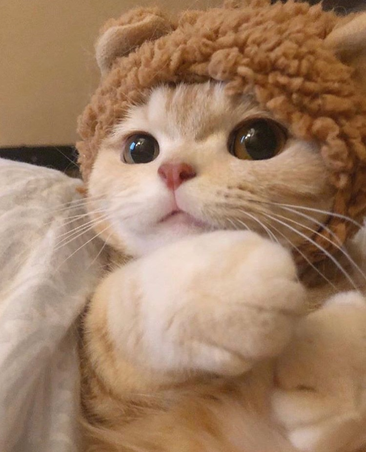
#> input picture openCV/ink (2).png, 366 x 452 px, shrunk from 750 x 925 before the run, found by its file name
$ python 'openCV_image_processing(basic).py'
#> lines starting #> are read from the running program, lines starting #| are printed output that depends on the picture; after the words box and inside, x2 and y2 are one past the last pixel; in counts of white or black regions, pixels touching at a corner belong together
# < 관심영역 (𝑅𝑒𝑔𝑖𝑜𝑛𝑂𝑓𝐼𝑛𝑡𝑒𝑟𝑒𝑠𝑡,𝑅𝑂𝐼) 지정 >
import cv2
import numpy as np
img = cv2.imread('openCV/ink (2).png')
#> img is the input picture: shape (452, 366, 3); mean B, G, R 101.1, 128, 161.4

x = 300; y = 300; w = 100; h = 100  # roi 좌표
roi = img[y : y+h, x : x+w]         # ① roi 지정
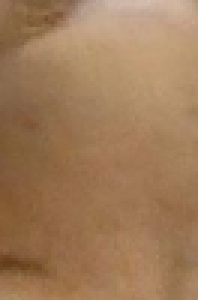
#> roi: shape (100, 66, 3) (shown 3 times larger); mean B, G, R 88.5, 122.9, 159.6

print(roi.shape)
#| (100, 66, 3)
cv2.rectangle(roi, (0, 0), (h-1, w-1), (0, 255, 0)) # ② roi 에 사각형 그리기
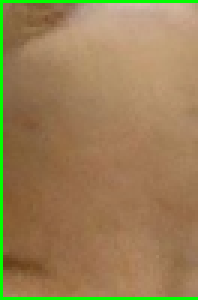
#> roi: shape (100, 66, 3) (shown 3 times larger); 3.48% of pixels changed, all inside (x1, y1, x2, y2) = (0, 0, 66, 100)
cv2.imshow("ROI", img)
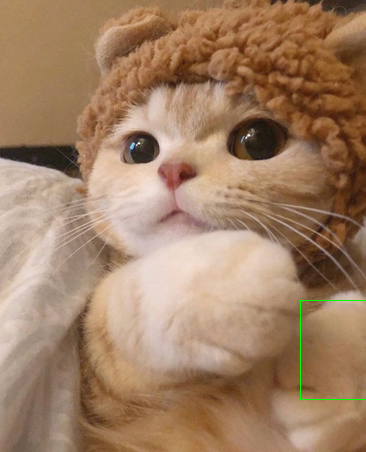
#> window 'ROI': shape (452, 366, 3); mean B, G, R 101, 128.2, 161.2

cv2.waitKey(0)
cv2.destroyAllWindows()


# < 마우스로 관심영역 지정 1. 함수 지정>
import cv2
import numpy as np
isDragging = False                      # 마우스 드래그 상태 저장
x0, y0, w, h = -1, -1, -1, -1           # 영역 선택 좌표 저장
blue, red =  (255, 0, 0), (0, 0, 255)   # 색상 값

def onMouse(event, x, y, flags, param):  # ① 마우스 이벤트 핸들 함수
    global isDragging, x0, y0, img       # 전역변수 참조
    if event == cv2.EVENT_LBUTTONDOWN:   # ② 왼쪽 마우스 버튼 다운 드래그 시작
        isDragging = True
        x0 = x
        y0 = y
    elif event == cv2.EVENT_MOUSEMOVE:   # ③ 마우스 움직임
        if isDragging:                   # 드래그 진행중
            img_draw = img.copy()        # 사각형 그림 표현을 위한 이미지 복제
            cv2.rectangle(img_draw, (x0, y0), (x,y), blue, 2) # 드레그 진행 영역 표시
            cv2.imshow('mouse drag', img_draw) # 사각형으로 표시된 그림 화면 출력

    elif event == cv2.EVENT_LBUTTONUP:   # ④ 왼쪽 마우스 버튼업
        if isDragging:         # 드래그 중지
            isDragging = False
            w = x - x0          # 드래그 영역 폭 계산
            h = y - y0          # 드래그 영역 높이 계산
            print("x:%d, y:%d, w:%d, h:%d" % (x0,y0,w,h))

            if w > 0 and h > 0:         # 폭과 높이가 음수가 아니면 드래그 방향이 옳음
                img_draw = img.copy()   # 선택 영역에 사각형 그림을 표시할 이미지 복제

            # 선택 영역에 빨간색 사각형 표시
                cv2.rectangle(img_draw,(x0,y0),(x,y), red, 2)
                cv2.imshow('mouse drag', img_draw)  # 빨간색 사각형이 그려진 이미지 화면 출력
                roi = img[y0:y0+h, x0:x0+w]            # 원본 이미지에서 선택 영역만 ROI 로 지정
                cv2.imshow('cropped ROI',roi)          # ROI 지정 영역을 새 창으로 표시
                cv2.moveWindow('cropped ROI', 50, 50)  # 새 창을 화면 좌측 상단으로 이동
                cv2.imwrite('/openCV/cropped_ROI.jpg', roi) # ROI 영역만 파일로 저장
                print('cropped finish')
            else:
                cv2.imshow('mouse drag', img)
                print("좌측 상단에서 우측 하단으로 영역을 드레그 해주세요.")

img = cv2.imread('openCV/ink (2).png')
cv2.imshow('mouse drag', img)
cv2.setMouseCallback('mouse drag', onMouse)  # 마우스 이벤트 등록
cv2.waitKey()
cv2.destroyAllWindows()


# < 마우스로 관심영역 지정 2. selectROI 함수 사용 >
import cv2, numpy as np
img = cv2.imread('openCV/ink (2).png')
#> (the run stopped early here; a loop or call above may not have finished)

$ run again, with openCV/ink (1).png copied over openCV/ink (2).png
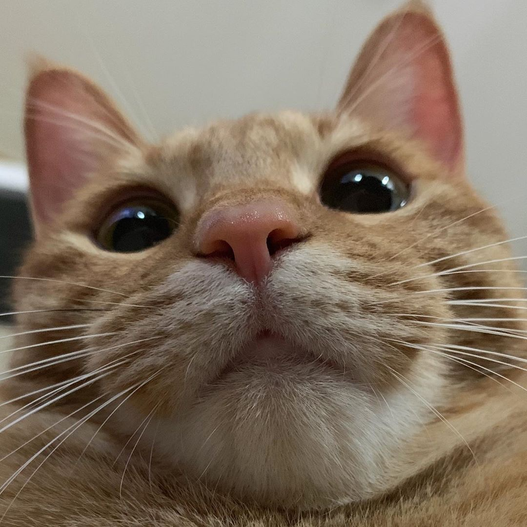
#> input picture openCV/ink (1).png, 527 x 527 px, shrunk from 1080 x 1080 before the run, found by its file name
#> img is the input picture: shape (527, 527, 3); mean B, G, R 96.5, 113.2, 129.6
#| (100, 100, 3)
#> `cv2.rectangle(roi, (0, 0), (h-1, w-1), (0, 255, 0))`:
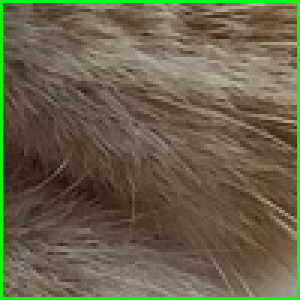
#> roi: shape (100, 100, 3) (shown 3 times larger); mean B, G, R 75.3, 99, 102.2
#> `cv2.imshow("ROI", img)`:
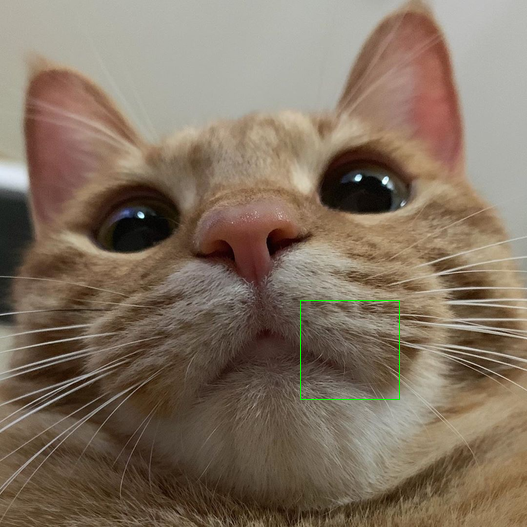
#> window 'ROI': shape (527, 527, 3); mean B, G, R 96.4, 113.4, 129.4
